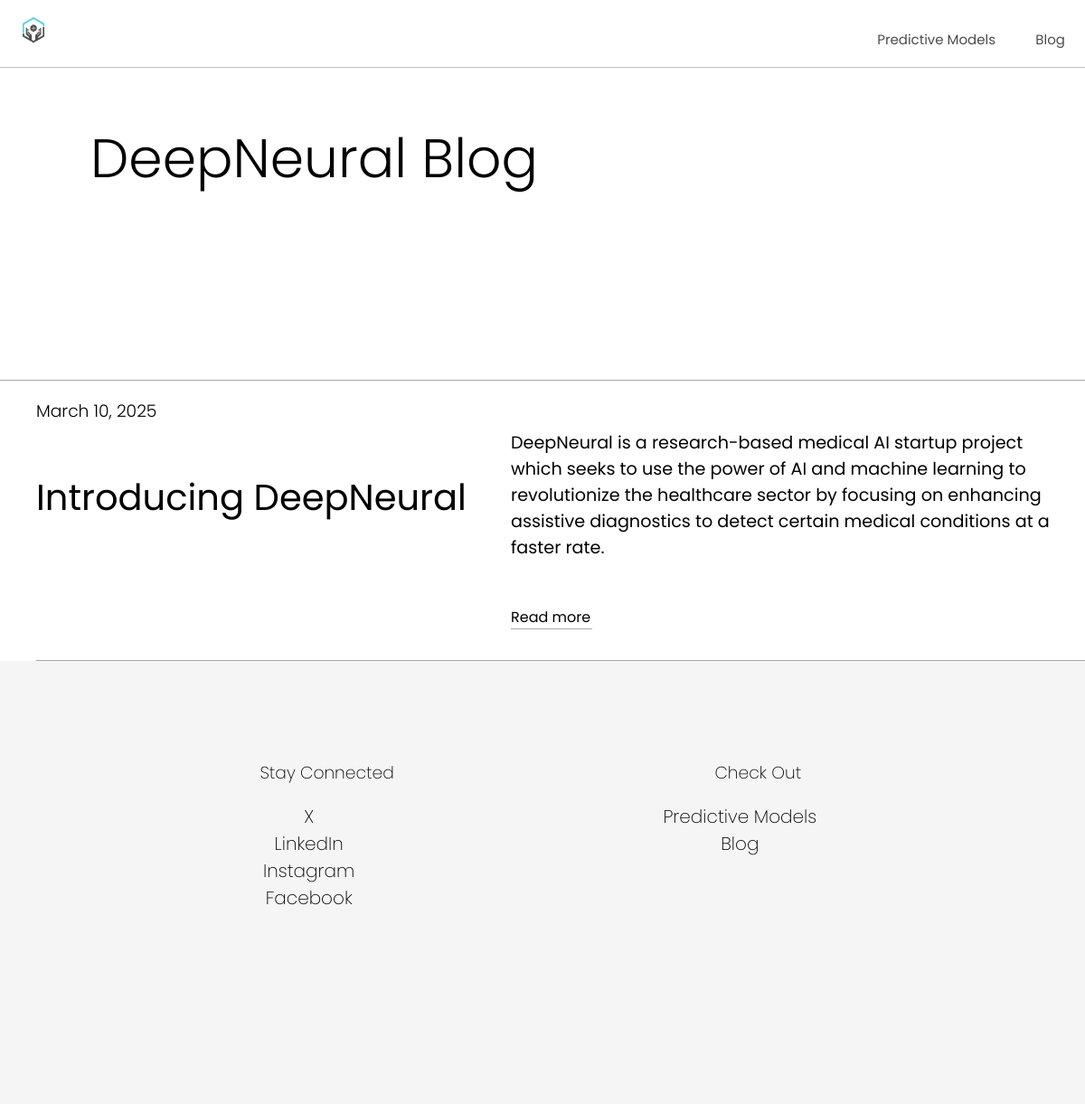
/deepneural/deepneural_blog/, run on the app's committed database.
### deepneural/models.py (models this page shows, shortened)
class BlogsOriginal(models.Model):
    title = models.CharField(max_length=100)
    description = models.CharField(max_length=300)
    template_name = models.CharField(max_length=50)
    date = models.DateField()

### deepneural/views.py (the view)
# urls.py: path("deepneural_blog/", views.deepneural_blog, name="deepneural_blog"),
def deepneural_blog(request):
    all_blogs = BlogsOriginal.objects.all()
    context = {
        "blogs" : all_blogs
    }
    return render(request, "deepneural/deepneural_blog.html", context)

### deepneural/templates/deepneural/deepneural_blog.html (shortened to what this page needs)
{% extends "deepneural/base.html" %}
{% load static %}
 {% block head %}
 <link type="text/css" href="{% static 'deepneural/styles.css' %}" rel="stylesheet">
{% endblock %}
  {% block header %}
  <nav id="nav">
    <span class="nav-item title"><a href="{% url 'home' %}"><img id="logo" src="{% static 'deepneural/DeepNeural_Logo_Main.png'%}"></a></span>
    <div>
      <span class="nav-item"><a href="{% url 'predictive_models' %}">Predictive Models</a></span>
      <span class="nav-item"><a href="#">Blog</a></span>
    </div>
  </nav>
  <section>
   <div class="blog_title">
    <h2>DeepNeural Blog</h2>
   </div>
 </section>
  {% endblock %}
  {% block content %}
  <main>
    {% for item in blogs %}
     <section>
      <article class="blog_info">
        <div class="blog_date">
         <h3>{{item.date}}</h3>
         <h2>{{ item.title}}</h2>
       </div>
         <div class="blog_description">
          <p>{{item.description}}</p>
          <div class="read_more">
            {% with item.template_name as url_name %}
             <a href="{% url url_name %}">Read more</a>
            {% endwith %}
          </div>
         </div>
      </article>
      {% endfor %}
     </section>
  </main>
  {% endblock %}
  {% block footer %}
  <section class="company_info">
    <article class="info_cards">
       <h3>Stay Connected</h3>
       <span class="info_cards_span nav-item"><a class="anchor" href="https://x.com/DNeural76430">X</a></span>
       <span class="info_cards_span nav-item"><a class="anchor" href="https://www.linkedin.com/company/dneural">LinkedIn</a></span>
       <span class="info_cards_span nav-item"><a class="anchor" href="https://www.instagram.com/deep_neural/">Instagram</a></span>
       <span class="info_cards_span nav-item"><a class="anchor" href="https://www.facebook.com/DeepNeuralCorp/">Facebook</a></span>
    </article>
    <article class="info_cards">
      <h3>Check Out</h3>
      <span class="info_cards_span nav-item"><a class="anchor" href="{% url 'predictive_models' %}">Predictive Models</a></span>
      <span class="info_cards_span nav-item"><a class="anchor" href="{% url 'deepneural_blog' %}">Blog</a></span>
   </article>
  </section>
  {% endblock %}

### deepneural/templates/deepneural/base.html
<!DOCTYPE html>
    <head>
        {% block head %}
        {% endblock %}
    </head>
    <header>
        {% block header %}
        {% endblock %}
    </header>
    <body>
        {% block content %}
        {% endblock %}
    </body>
    <footer class="footer">
        {% block footer %}
        {% endblock %}
    </footer>

### deepneural/static/deepneural/styles.css (style rules this page uses)
html, body { margin: 0; width: 100%; text-align: center; font-family: "Poppins", serif; }
#nav { display: flex; justify-content:space-between; align-items:flex-end; flex-wrap: nowrap; margin:0; padding:18px; position: fixed; top: 0; overflow: hidden; width: 100%; background-color: #fff; opacity: 70%; z-index: 999; border-bottom: solid 1px #A9A9A9; }
#logo { height: 30px; height: 30px; }
.nav-item { margin-right: 40px; font-size: 15px; }
.title { font-size: larger; font-weight: medium; }
.nav-item a { text-decoration: none; color: #000; }
.company_info { display: flex; justify-content: space-evenly; align-items: flex-start; flex-direction: row; flex-wrap: nowrap; height: 400px; background-color: #f5f5f5; padding-top: 90px; }
.info_cards h3 { width: 230px; font-weight: 200; }
.info_cards_span { display: block; }
.anchor { font-weight: 200; font-size: 20px; }
.blog_title { border-bottom: solid 1px #A9A9A9; display: flex; flex-direction: column; align-items: flex-start; padding-bottom: 10%; }
.blog_description { display: flex; flex-direction: column; justify-content: space-around; align-items: flex-start; margin-left:20px; }
.blog_title h2 { font-size: 60px; font-weight: 300; text-align: left; margin-left: 100px; margin-bottom: 80px; padding-top: 80px; }
.blog_info { display: flex; flex-direction: row; flex-wrap: nowrap; justify-content: space-between; align-items: center; border-bottom: solid 1px #A9A9A9; margin-left: 40px; }
.blog_date { display: flex; flex-direction: column; flex-wrap: nowrap; justify-content:flex-start; align-items: flex-start; }
.blog_date h3 { font-weight: 300; float: left; flex:1; }
.blog_info h2 { margin-bottom: 150px; font-size: 40px; font-weight: 400; float:left; flex: 1; }
.blog_info p { max-width: 600px; text-align: left; font-size: larger; margin-bottom: 50px; margin-right: 35px; }
.read_more { text-align: left; border-bottom:solid 1px #A9A9A9; width: 90px; }
.read_more a { text-decoration: none; color:#000; }

### data on the page
BlogsOriginal: date "March 10, 2025", title "Introducing DeepNeural", description "DeepNeural is a research-based medical AI startup project which seeks to use the power of AI and machine learning to revolutionize the healthcare sector by focusing on enhancing assistive diagnostics to detect certain medical conditions at a faster rate."
